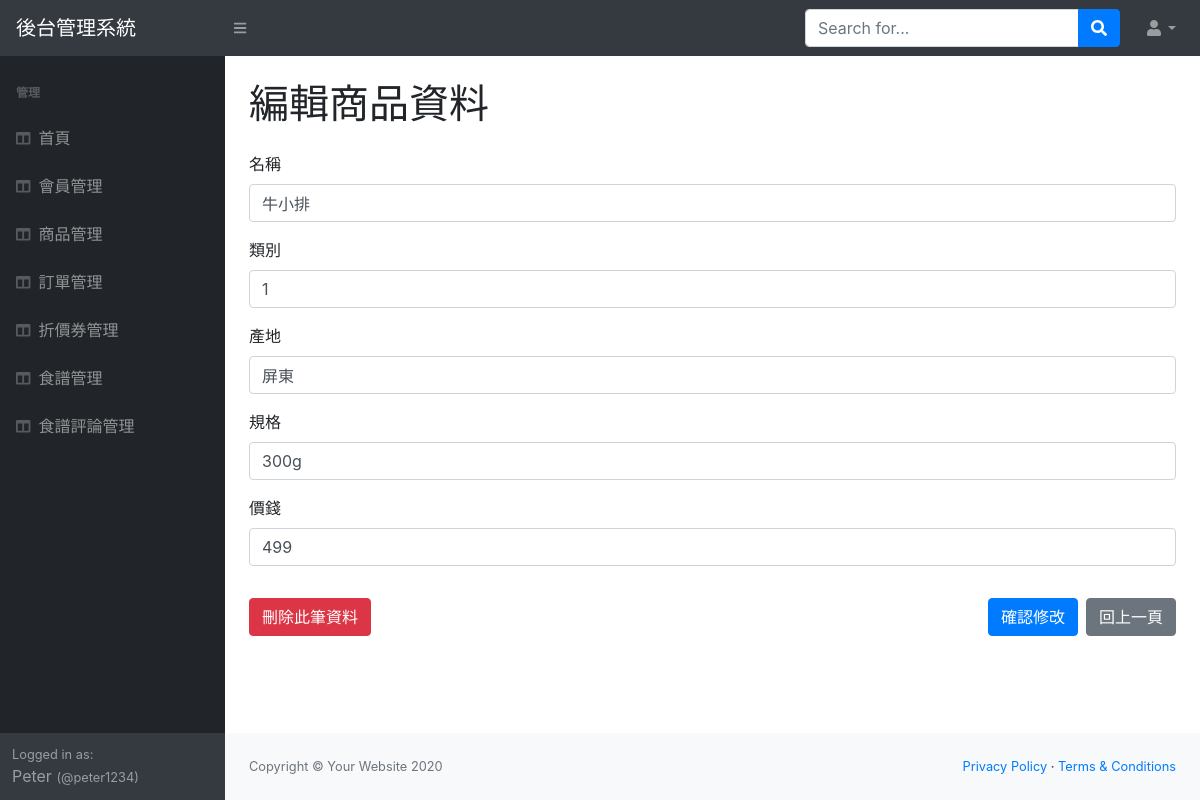
Page /product_view.php?id=1 (signed in) on the committed database.
### tables this page shows
CREATE TABLE `products` (
  `product_id` int UNSIGNED NOT NULL,
  `name` varchar(10) NOT NULL,
  `type_id` int NOT NULL,
  `origin` varchar(4) NOT NULL,
  `specification` varchar(20) NOT NULL,
  `price` varchar(4) NOT NULL,
  `stock` int NOT NULL,
  `status_id` int NOT NULL,
  `image_src` varchar(255) DEFAULT NULL COMMENT '圖片網址',
  `description` varchar(255) NOT NULL,
  `created_time` datetime NOT NULL DEFAULT CURRENT_TIMESTAMP,
  `modified_time` datetime NOT NULL DEFAULT CURRENT_TIMESTAMP ON UPDATE CURRENT_TIMESTAMP
);

### product_view.php (the view, shortened to what this page needs)
<?php
    require "utils/db_connect_mysqli.php";
    $id=$_GET["id"];
    $sql="SELECT * FROM `products` WHERE `product_id` = $id";
    $result = $conn->query($sql);
?>
<!DOCTYPE html>
<html lang="en">
    <head>
        <?php require 'includes/head.php'; ?>
    </head>
    <body class="sb-nav-fixed">
        <?php require 'includes/topnav.php'; ?>
        <div id="layoutSidenav">
            <div id="layoutSidenav_nav">
                <?php require 'includes/sidenav.php'; ?>
            </div>
            <div id="layoutSidenav_content">
                <main>
                    <div class="container">
                        <h1 class="my-4">編輯商品資料</h1>
                        <?php if($result->num_rows>0): ?>
                            <?php while($row = $result->fetch_assoc()): ?>
                                <form action="product_update.php" method="post">
                                    <div class="form-group">
                                        <label>名稱</label>
                                        <input type="text" name="name" class="form-control" value="<?=$row["name"]?>">
                                    </div>
                                    <div class="form-group">
                                        <label>類別</label>
                                        <input type="text" name="type_id" class="form-control"  value="<?=$row["type_id"]?>">
                                    </div>
                                    <div class="form-group">
                                        <label>產地</label>
                                        <input type="text" name="origin" class="form-control" value="<?=$row["origin"]?>">
                                    </div>
                                    <div class="form-group">
                                        <label>規格</label>
                                        <input type="text" name="specification"class="form-control"  value="<?=$row["specification"]?>">
                                    </div>
                                    <div class="form-group">
                                        <label>價錢</label>
                                        <input type="text" name="price" class="form-control" value="<?=$row["price"]?>">
                                    </div>
                                    <div class="py-3">
                                        <button
                                            type="button" class="btn btn-danger"
                                            data-toggle="modal" onclick="deleteRecord();"
                                        >
                                            刪除此筆資料
                                        </button>
                                        <input type="button" class="btn btn-secondary ml-2 float-right" onclick="history.back()" value="回上一頁">
                                        <button class="btn btn-primary float-right " type="submit">確認修改</button>
                                    </div>
                                </form>
                            <?php endwhile; ?>
                        <?php else: ?>
                            沒有資料
                        <?php endif; ?>
                    </div>
                </main>
                <?php require 'includes/footer.php'; ?>
            </div>
        </div>
    </body>
</html>

### rows in the picture
products: name "牛小排", type_id "1", origin "屏東", specification "300g", price "499"

### other values in the picture
$websiteTitle "後台管理系統"
$title "首頁"
$title "會員管理"
$title "商品管理"
$title "訂單管理"
$title "折價券管理"
$title "食譜管理"
$title "食譜評論管理"
$_SESSION['login']['name'] "Peter"
$_SESSION['login']['username'] "peter1234"
